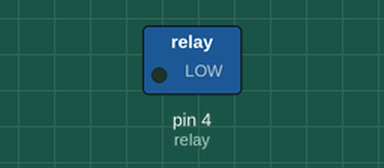
Simulated run of this sketch. Board: Arduino Uno, built with avr-gcc and run on an emulated ATmega328P. On the bench: switched loads named in the sketch (green lamp = pin HIGH).

Above: at 2.5 s.
At 7.5 s:
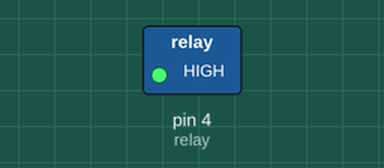
Timing chart, 0 to 13.0 s (numbered marks = the images above):
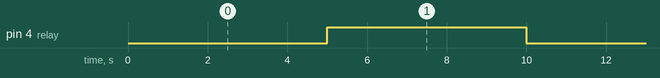

The sketch:

Selenoid_Door_Lock_1.ino
```cpp
int relay = 4;

void setup() {
pinMode(relay,OUTPUT);
digitalWrite(relay,HIGH);
}

void loop() {
digitalWrite(relay,LOW);
delay(5000);
digitalWrite(relay,HIGH);
delay(5000);
}
```

Measured:
- by itself, pin 4 (relay): alternates HIGH for 5.0 s and LOW for 5.0 s
